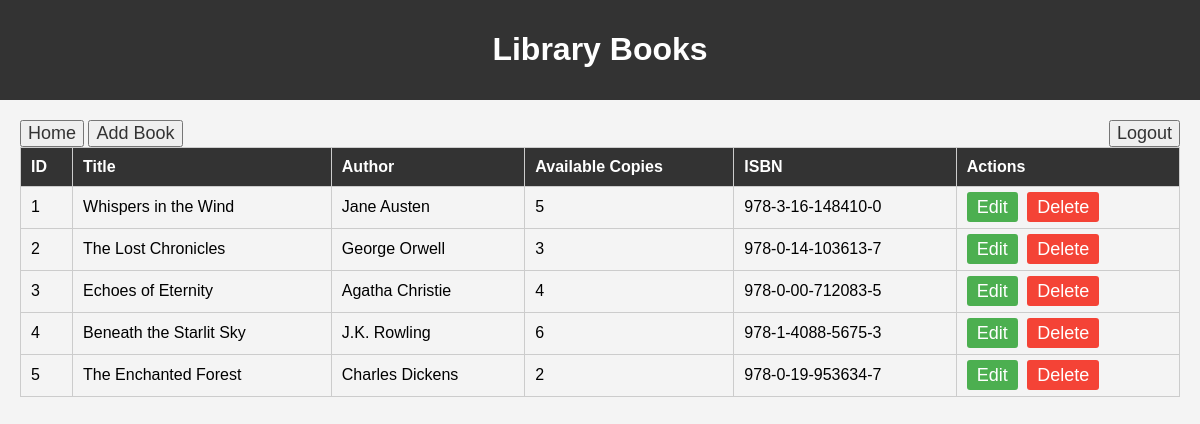
The page /view_books.php (signed in) on the database its author committed.
### tables this page shows
CREATE TABLE `librarybooks` (
  `BookID` int(11) NOT NULL AUTO_INCREMENT,
  `Title` varchar(255) NOT NULL,
  `Author` varchar(255) NOT NULL,
  `ISBN` varchar(20) NOT NULL,
  `Available_Copies` int(11) NOT NULL,
  PRIMARY KEY (`BookID`),
  UNIQUE KEY `ISBN` (`ISBN`)
);

### view_books.php (the view, shortened to what this page needs)
<?php
    if (isset($_SESSION['username']))
    {
        include 'db_connection.php';
        $sql = "SELECT * FROM LibraryBooks";
        $result = mysqli_query($conn, $sql);
        ?>
        <!DOCTYPE html>
        <html lang="en">
        <head>
            <link rel="stylesheet" href="styles.css">
        </head>
        <body>
            <header>
                <h1>Library Books</h1>
            </header>
            <main>
                 <button> <a href="index.php" class="edit">Home</a> </button>
                 <button> <a href="add_book.php" class="edit">Add Book</a> </button>
                 <button style="float: right;"> <a href="Logout.php" class="edit">Logout</a> </button>
                <table>
                    <thead>
                        <tr>
                            <th>ID</th>
                            <th>Title</th>
                            <th>Author</th>
                            <th>Available Copies</th>
                            <th>ISBN</th>
                            <th>Actions</th>
                        </tr>
                    </thead>
                    <tbody>
                        <?php while($row = mysqli_fetch_assoc($result)) { ?>
                        <tr>
                            <td><?php echo $row['BookID']; ?></td>
                            <td><?php echo $row['Title']; ?></td>
                            <td><?php echo $row['Author']; ?></td>
                            <td><?php echo $row['Available_Copies']; ?></td>
                            <td><?php echo $row['ISBN']; ?></td>
                            <td class="action-buttons">
                                <a href="edit_book.php?id=<?php echo $row['BookID']; ?>" class="edit">Edit</a>
                                <a href="delete_book.php?id=<?php echo $row['BookID']; ?>" class="delete">Delete</a>
                            </td>
                        </tr>
                        <?php } ?>
                    </tbody>
                </table>
            </main>
        </body>
        </html>
    <?php
    }else{
        header("Location: login.php");
    }
?>

### styles.css (style rules this page uses)
body { font-family: Arial, sans-serif; background-color: #f4f4f4; margin: 0; padding: 0; }
header { background-color: #333; color: white; padding: 10px 0; text-align: center; }
main { margin: 20px; }
table { width: 100%; border-collapse: collapse; margin-bottom: 20px; }
table th, table td { padding: 10px; border: 1px solid #ccc; text-align: left; }
table th { background-color: #333; color: white; }
.action-buttons a { text-decoration: none; padding: 5px 10px; border-radius: 3px; color: white; margin-right: 5px; }
.action-buttons .edit { background-color: #4CAF50; }
.action-buttons .delete { background-color: #f44336; }
a { text-decoration: none; color: #333; font-size: 18px; }

### rows shown on the page
librarybooks: BookID "1", Title "Whispers in the Wind", Author "Jane Austen", Available_Copies "5", ISBN "978-3-16-148410-0"
librarybooks: BookID "2", Title "The Lost Chronicles", Author "George Orwell", Available_Copies "3", ISBN "978-0-14-103613-7"
librarybooks: BookID "3", Title "Echoes of Eternity", Author "Agatha Christie", Available_Copies "4", ISBN "978-0-00-712083-5"
librarybooks: BookID "4", Title "Beneath the Starlit Sky", Author "J.K. Rowling", Available_Copies "6", ISBN "978-1-4088-5675-3"
librarybooks: BookID "5", Title "The Enchanted Forest", Author "Charles Dickens", Available_Copies "2", ISBN "978-0-19-953634-7"
